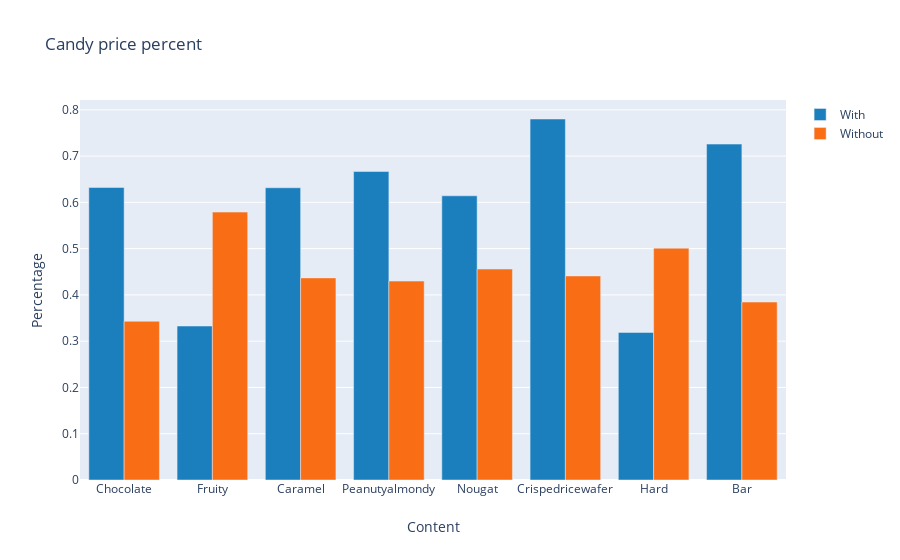

Notebook cell for this chart:
### Markdown cell above
## 3.1.To analyze the effect on price percentage on the basis of content of the candies. Bar chart depicts how price percentage is effected with/without the presence of that content in the candy.

### Code cell
def win_price():
    trace1 = go.Bar(
        x=['Chocolate', 'Fruity', 'Caramel', 'Peanutyalmondy', 'Nougat', 'Crispedricewafer', 'Hard', 'Bar'],
        y=[df[df.chocolate == 1].pricepercent.mean(), df[df.fruity == 1].pricepercent.mean(), df[df.caramel == 1].pricepercent.mean(),
          df[df.peanutyalmondy == 1].pricepercent.mean(), df[df.nougat == 1].pricepercent.mean(), df[df.crispedricewafer == 1].pricepercent.mean(),
          df[df.hard == 1].pricepercent.mean(), df[df.bar == 1].pricepercent.mean()],
        name='With',
        marker=dict(color='#1b7fbd')
    )
    trace2 = go.Bar(
        x=['Chocolate', 'Fruity', 'Caramel', 'Peanutyalmondy', 'Nougat', 'Crispedricewafer', 'Hard', 'Bar'],
        y=[df[df.chocolate == 0].pricepercent.mean(), df[df.fruity == 0].pricepercent.mean(), df[df.caramel == 0].pricepercent.mean(),
          df[df.peanutyalmondy == 0].pricepercent.mean(), df[df.nougat == 0].pricepercent.mean(), df[df.crispedricewafer == 0].pricepercent.mean(),
          df[df.hard == 0].pricepercent.mean(), df[df.bar == 0].pricepercent.mean()],
        name='Without',
        marker=dict(color='#f96d15')
    )

    data = [trace1, trace2]
    layout = go.Layout(
        barmode='group',
        title= 'Candy price percent',
        xaxis=dict(
            title='Content'        
        )  ,
        yaxis=dict(
            title='Percentage'        
        )   
    )

    fig = go.Figure(data=data, layout=layout)
    return(fig)
py.offline.iplot(win_price())

### Figure 1 — Plotly figure (JSON) as saved in the notebook; plotly's stock layout.template omitted (floating-point values rounded to 4 significant figures)
{"data": [{"marker": {"color": "#1b7fbd"}, "name": "With", "type": "bar", "x": ["Chocolate", "Fruity", "Caramel", "Peanutyalmondy", "Nougat", "Crispedricewafer", "Hard", "Bar"], "y": [0.6322, 0.3327, 0.6316, 0.6666, 0.6141, 0.7801, 0.3189, 0.726]}, {"marker": {"color": "#f96d15"}, "name": "Without", "type": "bar", "x": ["Chocolate", "Fruity", "Caramel", "Peanutyalmondy", "Nougat", "Crispedricewafer", "Hard", "Bar"], "y": [0.343, 0.579, 0.4368, 0.4299, 0.4558, 0.4409, 0.501, 0.3845]}], "layout": {"barmode": "group", "title": {"text": "Candy price percent"}, "xaxis": {"title": {"text": "Content"}}, "yaxis": {"title": {"text": "Percentage"}}}}
